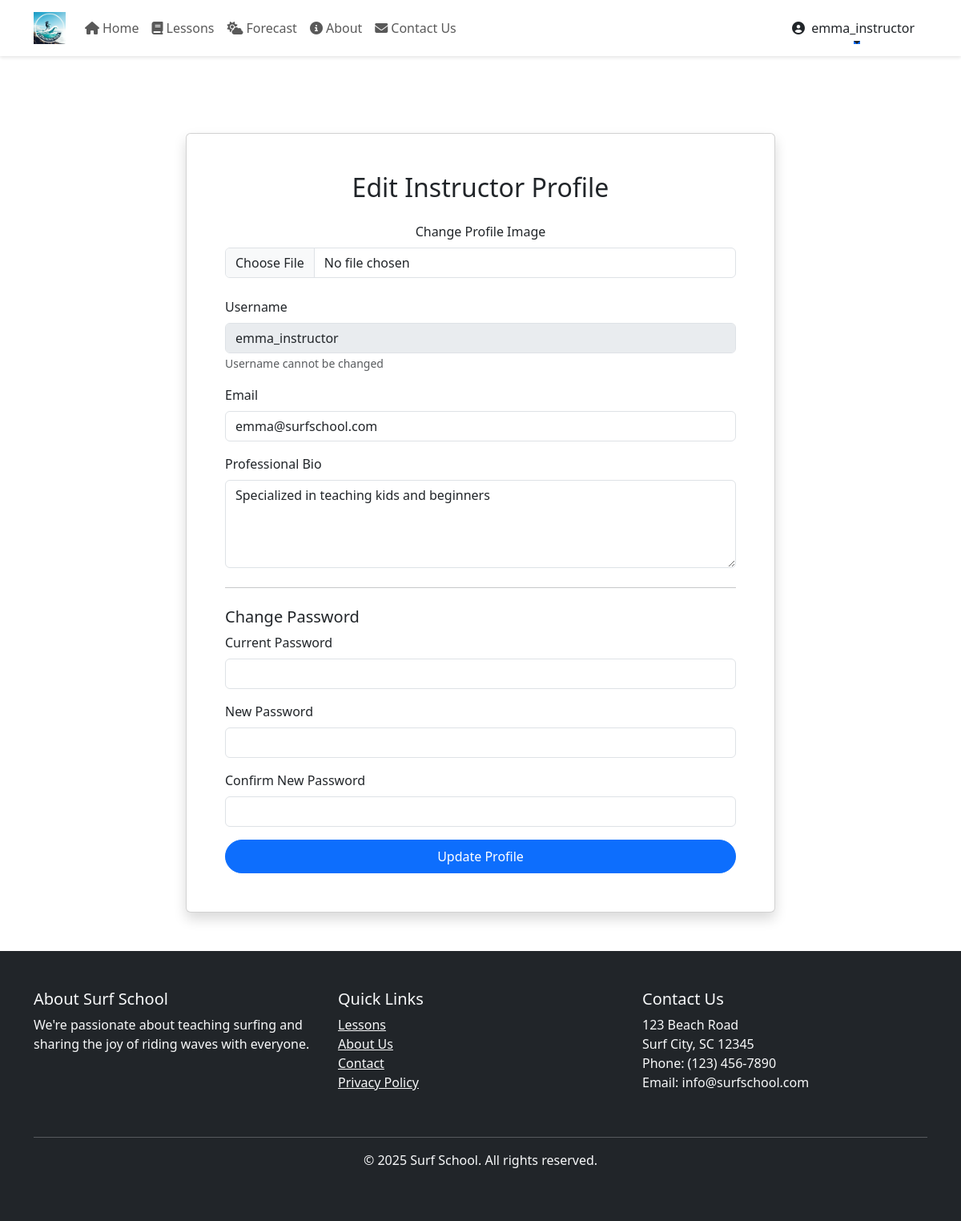
The app's page /instructor/profile.php (signed in) with its own data.
### tables this page shows
CREATE TABLE IF NOT EXISTS `users` (
  `id` int NOT NULL AUTO_INCREMENT,
  `username` varchar(50) NOT NULL,
  `password` varchar(255) NOT NULL,
  `email` varchar(100) NOT NULL,
  `user_type` enum('admin','instructor','student') NOT NULL,
  `profile_image` varchar(255) DEFAULT NULL,
  `profile_description` text,
  `created_at` timestamp NULL DEFAULT CURRENT_TIMESTAMP,
  PRIMARY KEY (`id`),
  UNIQUE KEY `username` (`username`),
  KEY `email_index` (`email`)
);

### instructor/profile.php (the view, shortened to what this page needs)
<?php
require_once '../config/database.php';
$stmt = $pdo->prepare("SELECT * FROM users WHERE id = ?");
$stmt->execute([$_SESSION['user_id']]);
$user = $stmt->fetch();
include '../includes/header.php';
include '../includes/navbar.php';
?>
<div class="container mt-5 pt-5">
    <div class="row justify-content-center">
        <div class="col-md-8">
            <div class="card shadow">
                <div class="card-body p-5">
                    <h2 class="text-center mb-4">Edit Instructor Profile</h2>
                    <form action="" method="POST" enctype="multipart/form-data">
                        <div class="text-center mb-4">
                            <div class="mb-3">
                                <label for="profile_image" class="form-label">Change Profile Image</label>
                                <input type="file" class="form-control" id="profile_image" name="profile_image" accept="image/*">
                            </div>
                        </div>
                        <div class="mb-3">
                            <label for="username" class="form-label">Username</label>
                            <input type="text" class="form-control" value="<?php echo htmlspecialchars($user['username']); ?>" disabled>
                            <small class="text-muted">Username cannot be changed</small>
                        </div>
                        <div class="mb-3">
                            <label for="email" class="form-label">Email</label>
                            <input type="email" class="form-control" id="email" name="email"
                                value="<?php echo htmlspecialchars($user['email']); ?>" required>
                        </div>
                        <div class="mb-3">
                            <label for="profile_description" class="form-label">Professional Bio</label>
                            <textarea class="form-control" id="profile_description" name="profile_description"
                                rows="4" placeholder="Share your experience and teaching philosophy"><?php echo htmlspecialchars($user['profile_description'] ?? ''); ?></textarea>
                        </div>
                        <hr class="my-4">
                        <h5>Change Password</h5>
                        <div class="mb-3">
                            <label for="current_password" class="form-label">Current Password</label>
                            <input type="password" class="form-control" id="current_password" name="current_password">
                        </div>
                        <div class="mb-3">
                            <label for="new_password" class="form-label">New Password</label>
                            <input type="password" class="form-control" id="new_password" name="new_password">
                        </div>
                        <div class="mb-3">
                            <label for="confirm_password" class="form-label">Confirm New Password</label>
                            <input type="password" class="form-control" id="confirm_password" name="confirm_password">
                        </div>
                        <div class="d-grid">
                            <button type="submit" class="btn btn-primary">Update Profile</button>
                        </div>
                    </form>
                </div>
            </div>
        </div>
    </div>
</div>
<?php include '../includes/footer.php'; ?>

### includes/header.php (style rules this page uses)
:root { --navbar-height: 70px; }
body { padding-top: var(--navbar-height); }

### includes/navbar.php (style rules this page uses)
.btn { border-radius: 50px; padding: 0.5rem 1.5rem; transition: all 0.3s ease; }

### records on screen
users: username "emma_instructor", email "emma@surfschool.com", profile_description "Specialized in teaching kids and beginners"

### other values on screen
$_SESSION['username'] "emma_instructor"
